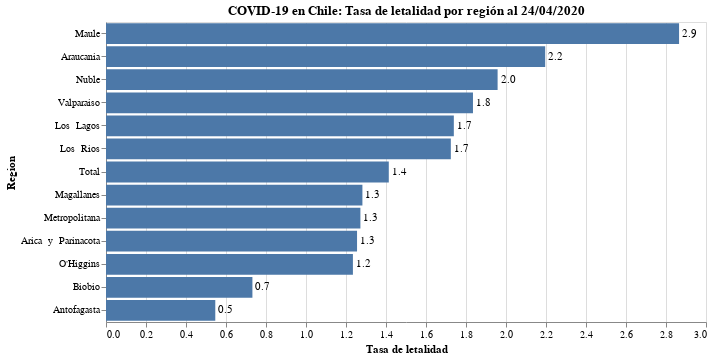

The notebook cell this image was saved under:
### Code cell
#hide_input
bars = alt.Chart(CFR).mark_bar().encode(
    x = alt.X('Tasa de letalidad:Q', axis=alt.Axis(title='Tasa de letalidad')),
    y = alt.Y('Region:N', sort='-x'),
    tooltip = 'Tasa de letalidad'
).properties(
    title=f'COVID-19 en Chile: Tasa de letalidad por región al {today_es_format}'
)

text = bars.mark_text(
    align='left',
    baseline='middle',
    dx=3  # Nudges text to right so it doesn't appear on top of the bar
).encode(
    text=alt.Text('Tasa de letalidad:Q', format=',.1f')
)

bars.configure_title(
    fontSize=20,
    font='Courier',
    anchor='start',
    color='gray'
)

(bars + text).properties(width=600, height=300)

### Figure 1 — Vega-Lite specification as saved in the notebook (floating-point values rounded to 4 significant figures)
{"config": {"view": {"continuousWidth": 400, "continuousHeight": 300}}, "layer": [{"mark": "bar", "encoding": {"tooltip": {"type": "quantitative", "field": "Tasa de letalidad"}, "x": {"type": "quantitative", "axis": {"title": "Tasa de letalidad"}, "field": "Tasa de letalidad"}, "y": {"type": "nominal", "field": "Region", "sort": "-x"}}, "title": "COVID-19 en Chile: Tasa de letalidad por región al 24/04/2020"}, {"mark": {"type": "text", "align": "left", "baseline": "middle", "dx": 3}, "encoding": {"text": {"type": "quantitative", "field": "Tasa de letalidad", "format": ",.1f"}, "tooltip": {"type": "quantitative", "field": "Tasa de letalidad"}, "x": {"type": "quantitative", "axis": {"title": "Tasa de letalidad"}, "field": "Tasa de letalidad"}, "y": {"type": "nominal", "field": "Region", "sort": "-x"}}, "title": "COVID-19 en Chile: Tasa de letalidad por región al 24/04/2020"}], "data": {"name": "data-5808aba8d678330a18c4044350b7ca2e"}, "height": 300, "width": 600, "$schema": "https://vega.github.io/schema/vega-lite/v4.8.1.json", "datasets": {"data-5808aba8d678330a18c4044350b7ca2e": [{"Region": "Antofagasta", "Tasa de letalidad": 0.5464}, {"Region": "Biobio", "Tasa de letalidad": 0.7321}, {"Region": "O'Higgins", "Tasa de letalidad": 1.235}, {"Region": "Arica  y  Parinacota", "Tasa de letalidad": 1.255}, {"Region": "Metropolitana", "Tasa de letalidad": 1.272}, {"Region": "Magallanes", "Tasa de letalidad": 1.282}, {"Region": "Total", "Tasa de letalidad": 1.414}, {"Region": "Los  Rios", "Tasa de letalidad": 1.724}, {"Region": "Los  Lagos", "Tasa de letalidad": 1.739}, {"Region": "Valparaiso", "Tasa de letalidad": 1.835}, {"Region": "Nuble", "Tasa de letalidad": 1.958}, {"Region": "Araucania", "Tasa de letalidad": 2.196}, {"Region": "Maule", "Tasa de letalidad": 2.865}]}}
